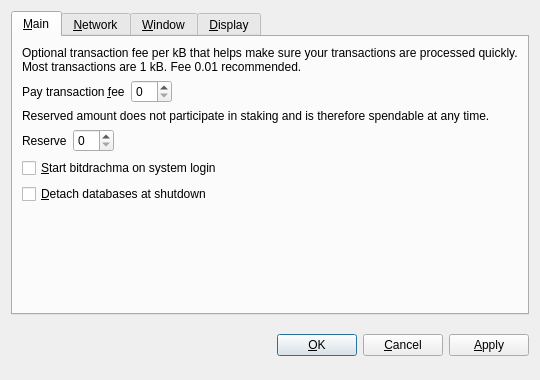
<?xml version="1.0" encoding="UTF-8"?>
<ui version="4.0">
 <class>OptionsDialog</class>
 <widget class="QDialog" name="OptionsDialog">
  <property name="geometry">
   <rect>
    <x>0</x>
    <y>0</y>
    <width>540</width>
    <height>380</height>
   </rect>
  </property>
  <property name="windowTitle">
   <string>Options</string>
  </property>
  <property name="modal">
   <bool>true</bool>
  </property>
  <layout class="QVBoxLayout" name="verticalLayout">
   <item>
    <widget class="QTabWidget" name="tabWidget">
     <property name="tabPosition">
      <enum>QTabWidget::North</enum>
     </property>
     <property name="currentIndex">
      <number>0</number>
     </property>
     <widget class="QWidget" name="tabMain">
      <attribute name="title">
       <string>&amp;Main</string>
      </attribute>
      <layout class="QVBoxLayout" name="verticalLayout_Main">
       <item>
        <widget class="QLabel" name="transactionFeeInfoLabel">
         <property name="text">
          <string>Optional transaction fee per kB that helps make sure your transactions are processed quickly. Most transactions are 1 kB. Fee 0.01 recommended.</string>
         </property>
         <property name="textFormat">
          <enum>Qt::PlainText</enum>
         </property>
         <property name="wordWrap">
          <bool>true</bool>
         </property>
        </widget>
       </item>
       <item>
        <layout class="QHBoxLayout" name="horizontalLayoutFee">
         <item>
          <widget class="QLabel" name="transactionFeeLabel">
           <property name="text">
            <string>Pay transaction &amp;fee</string>
           </property>
           <property name="textFormat">
            <enum>Qt::PlainText</enum>
           </property>
           <property name="buddy">
            <cstring>transactionFee</cstring>
           </property>
          </widget>
         </item>
         <item>
          <widget class="BitcoinAmountField" name="transactionFee"/>
         </item>
         <item>
          <spacer name="horizontalSpacerFee">
           <property name="orientation">
            <enum>Qt::Horizontal</enum>
           </property>
           <property name="sizeHint" stdset="0">
            <size>
             <width>40</width>
             <height>20</height>
            </size>
           </property>
          </spacer>
         </item>
        </layout>
       </item>
       <item>
        <widget class="QLabel" name="reserveBalanceInfoLabel">
         <property name="text">
          <string>Reserved amount does not participate in staking and is therefore spendable at any time.</string>
         </property>
         <property name="textFormat">
          <enum>Qt::PlainText</enum>
         </property>
         <property name="wordWrap">
          <bool>true</bool>
         </property>
        </widget>
       </item>
       <item>
        <layout class="QHBoxLayout" name="horizontalLayoutReserveBalance">
         <item>
          <widget class="QLabel" name="reserveBalanceLabel">
           <property name="text">
            <string>Reserve</string>
           </property>
           <property name="textFormat">
            <enum>Qt::PlainText</enum>
           </property>
           <property name="buddy">
            <cstring>reserveBalance</cstring>
           </property>
          </widget>
         </item>
         <item>
          <widget class="BitcoinAmountField" name="reserveBalance"/>
         </item>
         <item>
          <spacer name="horizontalSpacerReserveBalance">
           <property name="orientation">
            <enum>Qt::Horizontal</enum>
           </property>
           <property name="sizeHint" stdset="0">
            <size>
             <width>40</width>
             <height>20</height>
            </size>
           </property>
          </spacer>
         </item>
        </layout>
       </item>
       <item>
        <widget class="QCheckBox" name="bitcoinAtStartup">
         <property name="toolTip">
          <string>Automatically start bitdrachma after logging in to the system.</string>
         </property>
         <property name="text">
          <string>&amp;Start bitdrachma on system login</string>
         </property>
        </widget>
       </item>
       <item>
        <widget class="QCheckBox" name="detachDatabases">
         <property name="toolTip">
          <string>Detach block and address databases at shutdown. This means they can be moved to another data directory, but it slows down shutdown. The wallet is always detached.</string>
         </property>
         <property name="text">
          <string>&amp;Detach databases at shutdown</string>
         </property>
        </widget>
       </item>
       <item>
        <spacer name="verticalSpacer_Main">
         <property name="orientation">
          <enum>Qt::Vertical</enum>
         </property>
         <property name="sizeHint" stdset="0">
          <size>
           <width>20</width>
           <height>40</height>
          </size>
         </property>
        </spacer>
       </item>
      </layout>
     </widget>
     <widget class="QWidget" name="tabNetwork">
      <attribute name="title">
       <string>&amp;Network</string>
      </attribute>
      <layout class="QVBoxLayout" name="verticalLayout_Network">
       <item>
        <widget class="QCheckBox" name="mapPortUpnp">
         <property name="toolTip">
          <string>Automatically open the bitdrachma client port on the router. This only works when your router supports UPnP and it is enabled.</string>
         </property>
         <property name="text">
          <string>Map port using &amp;UPnP</string>
         </property>
        </widget>
       </item>
       <item>
        <widget class="QCheckBox" name="connectSocks">
         <property name="toolTip">
          <string>Connect to the bitdrachma network through a SOCKS proxy (e.g. when connecting through Tor).</string>
         </property>
         <property name="text">
          <string>&amp;Connect through SOCKS proxy:</string>
         </property>
        </widget>
       </item>
       <item>
        <layout class="QHBoxLayout" name="horizontalLayout_Network">
         <item>
          <widget class="QLabel" name="proxyIpLabel">
           <property name="text">
            <string>Proxy &amp;IP:</string>
           </property>
           <property name="textFormat">
            <enum>Qt::PlainText</enum>
           </property>
           <property name="buddy">
            <cstring>proxyIp</cstring>
           </property>
          </widget>
         </item>
         <item>
          <widget class="QValidatedLineEdit" name="proxyIp">
           <property name="maximumSize">
            <size>
             <width>140</width>
             <height>16777215</height>
            </size>
           </property>
           <property name="toolTip">
            <string>IP address of the proxy (e.g. 127.0.0.1)</string>
           </property>
          </widget>
         </item>
         <item>
          <widget class="QLabel" name="proxyPortLabel">
           <property name="text">
            <string>&amp;Port:</string>
           </property>
           <property name="textFormat">
            <enum>Qt::PlainText</enum>
           </property>
           <property name="buddy">
            <cstring>proxyPort</cstring>
           </property>
          </widget>
         </item>
         <item>
          <widget class="QLineEdit" name="proxyPort">
           <property name="maximumSize">
            <size>
             <width>55</width>
             <height>16777215</height>
            </size>
           </property>
           <property name="toolTip">
            <string>Port of the proxy (e.g. 9050)</string>
           </property>
          </widget>
         </item>
         <item>
          <widget class="QLabel" name="socksVersionLabel">
           <property name="text">
            <string>SOCKS &amp;Version:</string>
           </property>
           <property name="textFormat">
            <enum>Qt::PlainText</enum>
           </property>
           <property name="buddy">
            <cstring>socksVersion</cstring>
           </property>
          </widget>
         </item>
         <item>
          <widget class="QValueComboBox" name="socksVersion">
           <property name="toolTip">
            <string>SOCKS version of the proxy (e.g. 5)</string>
           </property>
          </widget>
         </item>
         <item>
          <spacer name="horizontalSpacer_Network">
           <property name="orientation">
            <enum>Qt::Horizontal</enum>
           </property>
           <property name="sizeHint" stdset="0">
            <size>
             <width>40</width>
             <height>20</height>
            </size>
           </property>
          </spacer>
         </item>
        </layout>
       </item>
       <item>
        <spacer name="verticalSpacer_Network">
         <property name="orientation">
          <enum>Qt::Vertical</enum>
         </property>
         <property name="sizeHint" stdset="0">
          <size>
           <width>20</width>
           <height>40</height>
          </size>
         </property>
        </spacer>
       </item>
      </layout>
     </widget>
     <widget class="QWidget" name="tabWindow">
      <attribute name="title">
       <string>&amp;Window</string>
      </attribute>
      <layout class="QVBoxLayout" name="verticalLayout_Window">
       <item>
        <widget class="QCheckBox" name="minimizeToTray">
         <property name="toolTip">
          <string>Show only a tray icon after minimizing the window.</string>
         </property>
         <property name="text">
          <string>&amp;Minimize to the tray instead of the taskbar</string>
         </property>
        </widget>
       </item>
       <item>
        <widget class="QCheckBox" name="minimizeOnClose">
         <property name="toolTip">
          <string>Minimize instead of exit the application when the window is closed. When this option is enabled, the application will be closed only after selecting Quit in the menu.</string>
         </property>
         <property name="text">
          <string>M&amp;inimize on close</string>
         </property>
        </widget>
       </item>
       <item>
        <spacer name="verticalSpacer_Window">
         <property name="orientation">
          <enum>Qt::Vertical</enum>
         </property>
         <property name="sizeHint" stdset="0">
          <size>
           <width>20</width>
           <height>40</height>
          </size>
         </property>
        </spacer>
       </item>
      </layout>
     </widget>
     <widget class="QWidget" name="tabDisplay">
      <attribute name="title">
       <string>&amp;Display</string>
      </attribute>
      <layout class="QVBoxLayout" name="verticalLayout_Display">
       <item>
        <layout class="QHBoxLayout" name="horizontalLayout_1_Display">
         <item>
          <widget class="QLabel" name="langLabel">
           <property name="text">
            <string>User Interface &amp;language:</string>
           </property>
           <property name="textFormat">
            <enum>Qt::PlainText</enum>
           </property>
           <property name="buddy">
            <cstring>lang</cstring>
           </property>
          </widget>
         </item>
         <item>
          <widget class="QValueComboBox" name="lang">
           <property name="toolTip">
            <string>The user interface language can be set here. This setting will take effect after restarting bitdrachma.</string>
           </property>
          </widget>
         </item>
        </layout>
       </item>
       <item>
        <layout class="QHBoxLayout" name="horizontalLayout_2_Display">
         <item>
          <widget class="QLabel" name="unitLabel">
           <property name="text">
            <string>&amp;Unit to show amounts in:</string>
           </property>
           <property name="textFormat">
            <enum>Qt::PlainText</enum>
           </property>
           <property name="buddy">
            <cstring>unit</cstring>
           </property>
          </widget>
         </item>
         <item>
          <widget class="QValueComboBox" name="unit">
           <property name="toolTip">
            <string>Choose the default subdivision unit to show in the interface and when sending coins.</string>
           </property>
          </widget>
         </item>
        </layout>
       </item>
       <item>
        <widget class="QCheckBox" name="displayAddresses">
         <property name="toolTip">
          <string>Whether to show bitdrachma addresses in the transaction list or not.</string>
         </property>
         <property name="text">
          <string>&amp;Display addresses in transaction list</string>
         </property>
        </widget>
       </item>
       <item>
        <widget class="QCheckBox" name="coinControlFeatures">
         <property name="toolTip">
          <string>Whether to show coin control features or not.</string>
         </property>
         <property name="text">
          <string>Display coin &amp;control features (experts only!)</string>
         </property>
        </widget>
       </item>
       <item>
        <spacer name="verticalSpacer_Display">
         <property name="orientation">
          <enum>Qt::Vertical</enum>
         </property>
         <property name="sizeHint" stdset="0">
          <size>
           <width>20</width>
           <height>40</height>
          </size>
         </property>
        </spacer>
       </item>
      </layout>
     </widget>
    </widget>
   </item>
   <item>
    <layout class="QHBoxLayout" name="horizontalLayout_Buttons">
     <item>
      <spacer name="horizontalSpacer_1">
       <property name="orientation">
        <enum>Qt::Horizontal</enum>
       </property>
       <property name="sizeHint" stdset="0">
        <size>
         <width>40</width>
         <height>48</height>
        </size>
       </property>
      </spacer>
     </item>
     <item>
      <widget class="QLabel" name="statusLabel">
       <property name="font">
        <font>
         <weight>75</weight>
         <bold>true</bold>
        </font>
       </property>
       <property name="text">
        <string/>
       </property>
       <property name="textFormat">
        <enum>Qt::PlainText</enum>
       </property>
       <property name="wordWrap">
        <bool>true</bool>
       </property>
      </widget>
     </item>
     <item>
      <spacer name="horizontalSpacer_2">
       <property name="orientation">
        <enum>Qt::Horizontal</enum>
       </property>
       <property name="sizeHint" stdset="0">
        <size>
         <width>40</width>
         <height>48</height>
        </size>
       </property>
      </spacer>
     </item>
     <item>
      <widget class="QPushButton" name="okButton">
       <property name="text">
        <string>&amp;OK</string>
       </property>
      </widget>
     </item>
     <item>
      <widget class="QPushButton" name="cancelButton">
       <property name="text">
        <string>&amp;Cancel</string>
       </property>
       <property name="autoDefault">
        <bool>false</bool>
       </property>
      </widget>
     </item>
     <item>
      <widget class="QPushButton" name="applyButton">
       <property name="text">
        <string>&amp;Apply</string>
       </property>
       <property name="autoDefault">
        <bool>false</bool>
       </property>
      </widget>
     </item>
    </layout>
   </item>
  </layout>
 </widget>
 <customwidgets>
  <customwidget>
   <class>BitcoinAmountField</class>
   <extends>QSpinBox</extends>
   <header>bitcoinamountfield.h</header>
  </customwidget>
  <customwidget>
   <class>QValueComboBox</class>
   <extends>QComboBox</extends>
   <header>qvaluecombobox.h</header>
  </customwidget>
  <customwidget>
   <class>QValidatedLineEdit</class>
   <extends>QLineEdit</extends>
   <header>qvalidatedlineedit.h</header>
  </customwidget>
 </customwidgets>
 <resources/>
 <connections/>
</ui>
